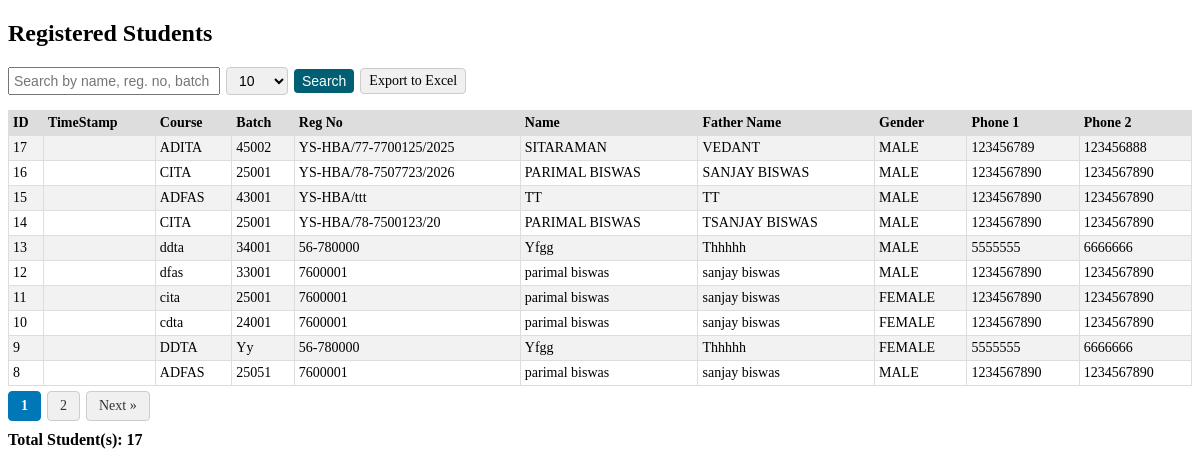
Page /viewall.php on the committed database.
### tables this page shows
CREATE TABLE `registration` (
  `id` int(11) NOT NULL AUTO_INCREMENT,
  PRIMARY KEY (`id`),
  `session` varchar(3) DEFAULT NULL,
  `course` varchar(10) DEFAULT NULL,
  `batch` varchar(10) DEFAULT NULL,
  `regno` varchar(25) DEFAULT NULL,
  `class_days` varchar(20) DEFAULT NULL,
  `class_times` varchar(20) DEFAULT NULL,
  `sname` varchar(30) DEFAULT NULL,
  `fname` varchar(30) DEFAULT NULL,
  `gender` varchar(10) DEFAULT NULL,
  `cast` varchar(10) DEFAULT NULL,
  `phone1` varchar(10) DEFAULT NULL,
  `phone2` varchar(10) DEFAULT NULL,
  `dob` date DEFAULT NULL,
  `last_exam` varchar(10) DEFAULT NULL,
  `mp_mark` int(11) DEFAULT NULL,
  `hs_mark` int(11) DEFAULT NULL
);

### viewall.php (the view, shortened to what this page needs)
<?php
include 'connection.php';
$search = isset($_GET['search']) ? $conn->real_escape_string($_GET['search']) : '';
$per_page = isset($_GET['limit']) ? (int)$_GET['limit'] : 10;
$page = isset($_GET['page']) ? (int)$_GET['page'] : 1;
$offset = ($page - 1) * $per_page;
$total_sql = "SELECT COUNT(*) AS total FROM registration WHERE
              sname LIKE '%$search%' OR
              regno LIKE '%$search%' OR
              batch LIKE '%$search%'";
$total_result = $conn->query($total_sql);
$total = $total_result->fetch_assoc()['total'];
$sql = "SELECT * FROM registration WHERE
        sname LIKE '%$search%' OR
        regno LIKE '%$search%' OR
        batch LIKE '%$search%'
        ORDER BY id DESC
        LIMIT $offset, $per_page";
$result = $conn->query($sql);
?>
<!DOCTYPE html>
<html>
<head>
</head>
<body>
    <h2>Registered Students</h2>
    <form method="get" action="viewall.php">
        <input type="text" name="search" value="<?= htmlspecialchars($search) ?>" placeholder="Search by name, reg. no, batch">
        <select name="limit" onchange="this.form.submit()">
            <option value="10" <?= $per_page == 10 ? 'selected' : '' ?>>10</option>
        </select>
        <button type="submit">Search</button>
        <a href="export_excel.php">Export to Excel</a>
    </form>
    <div id="results">
    <table>
        <tr>
            <th>ID</th>
            <th class="cformat">TimeStamp</th>
            <th class="cformat">Course</th>
            <th>Batch</th>
            <th class="cformat">Reg No</th>
            <th>Name</th>
            <th>Father Name</th>
            <th>Gender</th>
            <th>Phone 1</th>
            <th>Phone 2</th>
        </tr>
        <?php while ($row = $result->fetch_assoc()) {
        ?>
            <tr>
                <td><?= $row['id'] ?></td>
                <td class="cformat"><?= $row['timestamp'] ?></td>
                <td class="cformat"><?= $row['course'] ?></td>
                <td><?= $row['batch'] ?></td>
                <td class="cformat"><?= $row['regno'] ?></td>
                <td><?= $row['sname'] ?></td>
                <td><?= $row['fname'] ?></td>
                <td><?= $row['gender'] ?></td>
                <td><?= $row['phone1'] ?></td>
                <td><?= $row['phone2'] ?></td>
            </tr>
        <?php } ?>
    </table>
    </div>
    <?php
    $total_pages = ceil($total / $per_page);
    if ($total_pages > 1) {
        echo '<div class="pagination">';
        for ($i = 1; $i <= $total_pages; $i++) {
            $activeClass = $i == $page ? 'active' : '';
            echo "<a class='$activeClass' href='?search=" . urlencode($search) . "&limit=$per_page&page=$i'>$i</a>";
        }
        if ($page < $total_pages) {
            $next = $page + 1;
            echo "<a href='?search=" . urlencode($search) . "&limit=$per_page&page=$next'>Next &raquo;</a>";
        }
        echo '</div>';
    }
    ?>
    <p style="margin-top: 10px; font-weight: bold;">Total Student(s): <?= $total ?></p>
</body>
</html>

### viewall.php (style rules this page uses)
table { border-collapse: collapse; width: 100%; font-size: 14px; }
table th, table td { padding: 4px; border: 1px solid #ddd; text-align: left; }
table tr:nth-child(even) { background-color: #f2f2f2; }
table th { background-color: #ddd; font-weight: bold; }
form { display: flex; gap: 6px; align-items: center; margin-bottom: 15px; flex-wrap: wrap; }
form input[type="text"] { padding: 4px; font-size: 14px; width: 200px; }
form select, form button, form a { padding: 4px 8px; font-size: 14px; border: 1px solid #ccc; background-color: #f0f0f0; text-decoration: none; color: black; border-radius: 4px; }
form button { background-color: #005f73; color: white; border: none; cursor: pointer; }
.pagination { margin-top: 5px; display: flex; flex-wrap: wrap; gap: 6px; }
.pagination a { padding: 6px 12px; background-color: #f0f0f0; border: 1px solid #ccc; text-decoration: none; color: #333; border-radius: 4px; font-size: 14px; }
.pagination a.active { font-weight: bold; background-color: #0077b6; color: white; border-color: #0077b6; }
td.cformat, th.cformat { max-width: 150px; white-space: nowrap; overflow: hidden; text-overflow: ellipsis; }

### rows in the picture
registration: id "17", course "ADITA", batch "45002", regno "YS-HBA/77-7700125/2025", sname "SITARAMAN", fname "VEDANT", gender "MALE", phone1 "123456789", phone2 "123456888"
registration: id "16", course "CITA", batch "25001", regno "YS-HBA/78-7507723/2026", sname "PARIMAL BISWAS", fname "SANJAY BISWAS", gender "MALE", phone1 "1234567890", phone2 "1234567890"
registration: id "15", course "ADFAS", batch "43001", regno "YS-HBA/ttt", sname "TT", fname "TT", gender "MALE", phone1 "1234567890", phone2 "1234567890"
registration: id "14", course "CITA", batch "25001", regno "YS-HBA/78-7500123/20", sname "PARIMAL BISWAS", fname "TSANJAY BISWAS", gender "MALE", phone1 "1234567890", phone2 "1234567890"
registration: id "13", course "ddta", batch "34001", regno "56-780000", sname "Yfgg", fname "Thhhhh", gender "MALE", phone1 "5555555", phone2 "6666666"
registration: id "12", course "dfas", batch "33001", regno "7600001", sname "parimal biswas", fname "sanjay biswas", gender "MALE", phone1 "1234567890", phone2 "1234567890"
registration: id "11", course "cita", batch "25001", regno "7600001", sname "parimal biswas", fname "sanjay biswas", gender "FEMALE", phone1 "1234567890", phone2 "1234567890"
registration: id "10", course "cdta", batch "24001", regno "7600001", sname "parimal biswas", fname "sanjay biswas", gender "FEMALE", phone1 "1234567890", phone2 "1234567890"
registration: id "9", course "DDTA", batch "Yy", regno "56-780000", sname "Yfgg", fname "Thhhhh", gender "FEMALE", phone1 "5555555", phone2 "6666666"
registration: id "8", course "ADFAS", batch "25051", regno "7600001", sname "parimal biswas", fname "sanjay biswas", gender "MALE", phone1 "1234567890", phone2 "1234567890"

### other values in the picture
$total "17"
